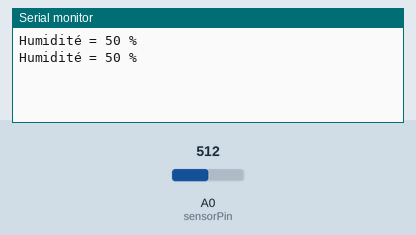
A sketch run on a simulated Arduino Uno, built with avr-gcc and run on an emulated ATmega328P. Shown: the last lines printed to the serial monitor. The test bench sets the inputs (shaded band); at power-on: A0 (sensorPin) = 512.

Above: at 1.8 s.
1.9 s: A0 (sensorPin) set to 12
At 2.8 s:
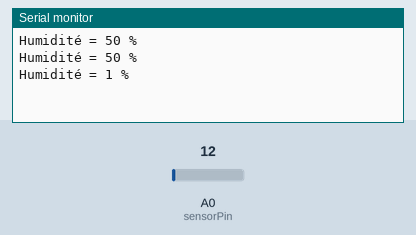
3.4 s: A0 (sensorPin) set to 9
At 5.8 s:
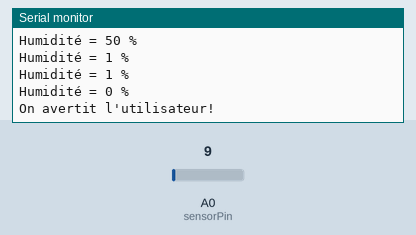
Timing chart, 0 to 7.3 s (numbered marks = the images above; inputs shaded):
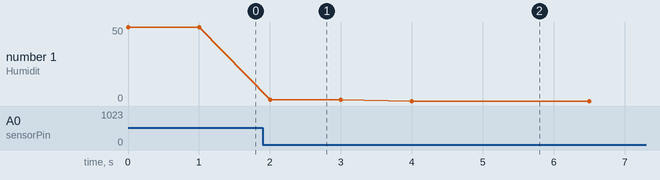

The sketch:

capteur_de_niveau_de_sirop_restant.ino
```cpp
int sensorPin = A0;                                          //on definit la constante et nos variables
int sensorValue = 0;
int sensorValue2 = 0;

void setup() {
    Serial.begin(9600);                                      //on definit la transmission afin de lire les données à 9600 bits/seconde
}
void loop() {
    sensorValue = analogRead(sensorPin);                     //on definit la variable sur le pin A0
    sensorValue2 = map(sensorValue,0,1024,0,100);            //on convertit notre analogique qui va de 0 à 1024 en pourcentage c'est-à-dire de 0 à 100
    Serial.print("Humidité = " );                            //on écrit la donnée qui est mesurée
    Serial.print(sensorValue2);                              //on affiche la mesure en pourcentage de l'humidité
    Serial.print(" ");
    Serial.println("%");                                     //on écrit l'unité de la donnée mesurée
    delay(1000);                                             //on relance la mesure chaque seconde

    if(sensorValue2 == 0){                                   //si l'humidité est de 0, cela signifie qu'il n'y a plus de sirop et donc on avertis l'utilisateur de ce manque
      Serial.println("On avertit l'utilisateur!");
      delay(1500);
    }
}
```

Measured:
- the behaviour switches between 11 and 10 on A0 (sensorPin) (found by bisection; images 1 and 2)
- after the input at 1.9 s, the serial monitor: prints a new line after 0.10 s (image 1)
- after the input at 3.4 s, the serial monitor: prints a new line after 0.60 s (image 2)
- plotted number 1: 50 → 1 after the input at 1.9 s, 1 → 0 after the input at 3.4 s
